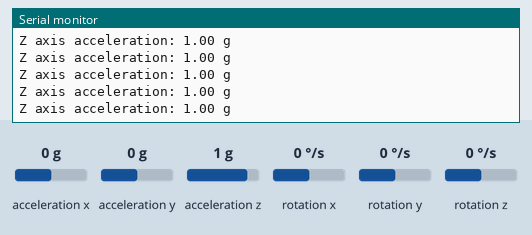
Simulated run of this program. Board: Arduino Nano, built with avr-gcc and run on an emulated ATmega328P. Parts: the last lines printed to the serial monitor. Wiring (inferred from the names in the program): MPU-6050 motion sensor at I2C address 0x68. Inputs (shaded band) come from the test bench; at power-on: acceleration z 1 g, acceleration x 0 g, acceleration y 0 g, rotation x 0 °/s, rotation y 0 °/s, rotation z 0 °/s.

Above: at 1.2 s.
1.3 s: acceleration z set to -1.4 g
At 2.2 s:
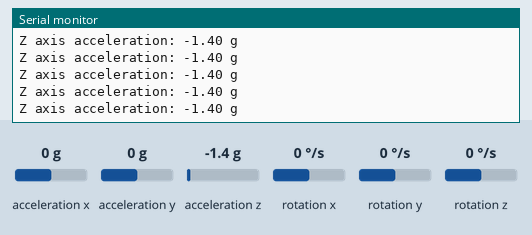
4.3 s: acceleration z set to 0 g
At 4.9 s:
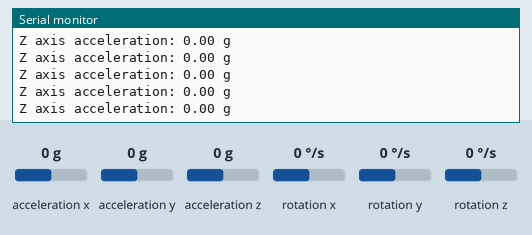
7.3 s: acceleration z set to -0.8 g
At 8.0 s:
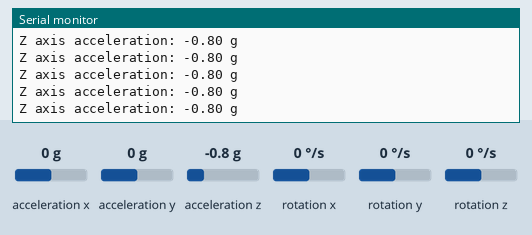
Timing chart, 0 to 10.3 s (numbered marks = the images above; inputs shaded):
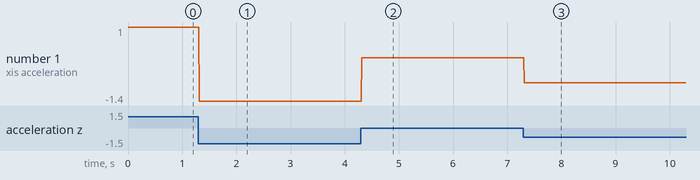

Measured:
- after the input at 1.3 s, the serial monitor: prints a new line at once (image 1)
- after the input at 4.3 s, the serial monitor: prints a new line at once (image 2)
- after the input at 7.3 s, the serial monitor: prints a new line at once (image 3)
- plotted number 1: 1 → -1.4 after the input at 1.3 s, -1.4 → 0 after the input at 4.3 s, 0 → -0.8 after the input at 7.3 s

The program:

main.cpp
```cpp
#include <Arduino.h>
//Arnaud Schlumberger            ///
//Last revision: 12 December 2019///
////////////////////////////////////
#include <Wire.h>
double aX,aY,aZ;
double gX,gY,gZ;
double dt = 1e-2;
double incli = 0;
///Arduino Nano:
//SDA = A4;
//SCL = A5;
////(Same on most Arduinos)
///MPU-6050
//I2C Address: 1101000 (binary), 0x68 (hexa) when AD0 = 0 logic,
//I2C Address: 1101001 when AD0 = 1 logic
//////IMPORTANT: When modifying Full Scale Range, be sure to change the corresponding sensor sensitivity

#define MPU_addr 0x68


void MPU_setup() {
  //Module is in sleep mode on startup, we then need to get out of sleep mode.
  //According to the register map, this can be done by modifying the Power Management Register, which address is 6B(Hex);107(Deci) [See 4.28/Register Map]
  //Bit 6 has to be 0
  Wire.beginTransmission(MPU_addr);//Initializing communication to MPU with the specified address
  Wire.write(0x6B); //Selecting the Power Management register
  Wire.write(0b00000000); //Changing values of the register (No Reset|No Sleep Mode|Internal clock|\|Temperature Sensor Disabled|Internal clock)
  Wire.endTransmission(MPU_addr);
  //  We then need to specify the full scale range (max and min values) of the gyroscope.
  //  The Gyroscope Configuration Register has the address 1B(Hex);27(Deci) [See 4.4/Register Map]
  //  We are going to disable self-test (bit 7,6 and 5 to 0) and set the Full Scale Range at +-250°/s(bit 4 and 3 to 0), following the same procedure as above.
  //////IMPORTANT: When modifying Full Scale Range, be sure to change the corresponding sensor sensitivity
  Wire.beginTransmission(MPU_addr);
  Wire.write(0x1B); //Selecting Gyro Config Register
  Wire.write(MPU_addr);
  Wire.endTransmission();
  //Same thing for the Accelerometer. Setting Full Scale to +-2g. Register address is 1C(Hex), 20(Deci) [See 4.5/Register Map]
  Wire.beginTransmission(MPU_addr);
  Wire.write(0x1C);
  Wire.write(0b00000000);
  Wire.endTransmission();
}

void AccelerationReading(double &accX, double &accY, double &accZ){
  //Accelerometer Measurements are stored in Registers 59(3B[hex]) to 64(40[hex]), there are 2 registers per axis -> 2 byte/axis
  Wire.beginTransmission(MPU_addr); //Telling the MPU what registers we want to receive -> first register in the row
  Wire.write(0x3B);
  Wire.endTransmission();
  Wire.requestFrom(MPU_addr,6); //3axis*2bits=6bytes requested
  accX = Wire.read()<<8|Wire.read();
  accY = Wire.read()<<8|Wire.read();
  accZ = Wire.read()<<8|Wire.read();
}

void AngularAccelerationReading(double &grX, double &grY, double &grZ){
  //Gyroscope measurements stored in registers 43(dec;67[hex]) to 48(dec;72[hex]), 2 registers per axis  -> 2bytes/axis
  //Same thing as in above function
  Wire.beginTransmission(MPU_addr);
  Wire.write(0x43);
  Wire.endTransmission(MPU_addr);
  Wire.requestFrom(MPU_addr,6);
  grX = Wire.read()<<8|Wire.read();
  grY = Wire.read()<<8|Wire.read();
  grZ = Wire.read()<<8|Wire.read();
}

void setup() {
  Wire.begin();
  Wire.setClock(400000);
  Serial.begin(57600);
  MPU_setup();
}

void loop() {
  AccelerationReading(aX, aY, aZ);
  AngularAccelerationReading(gX,gY,gZ);
  Serial.print("Z axis acceleration: ");
  Serial.print(aZ/16384);
  Serial.println(" g");
}
```
